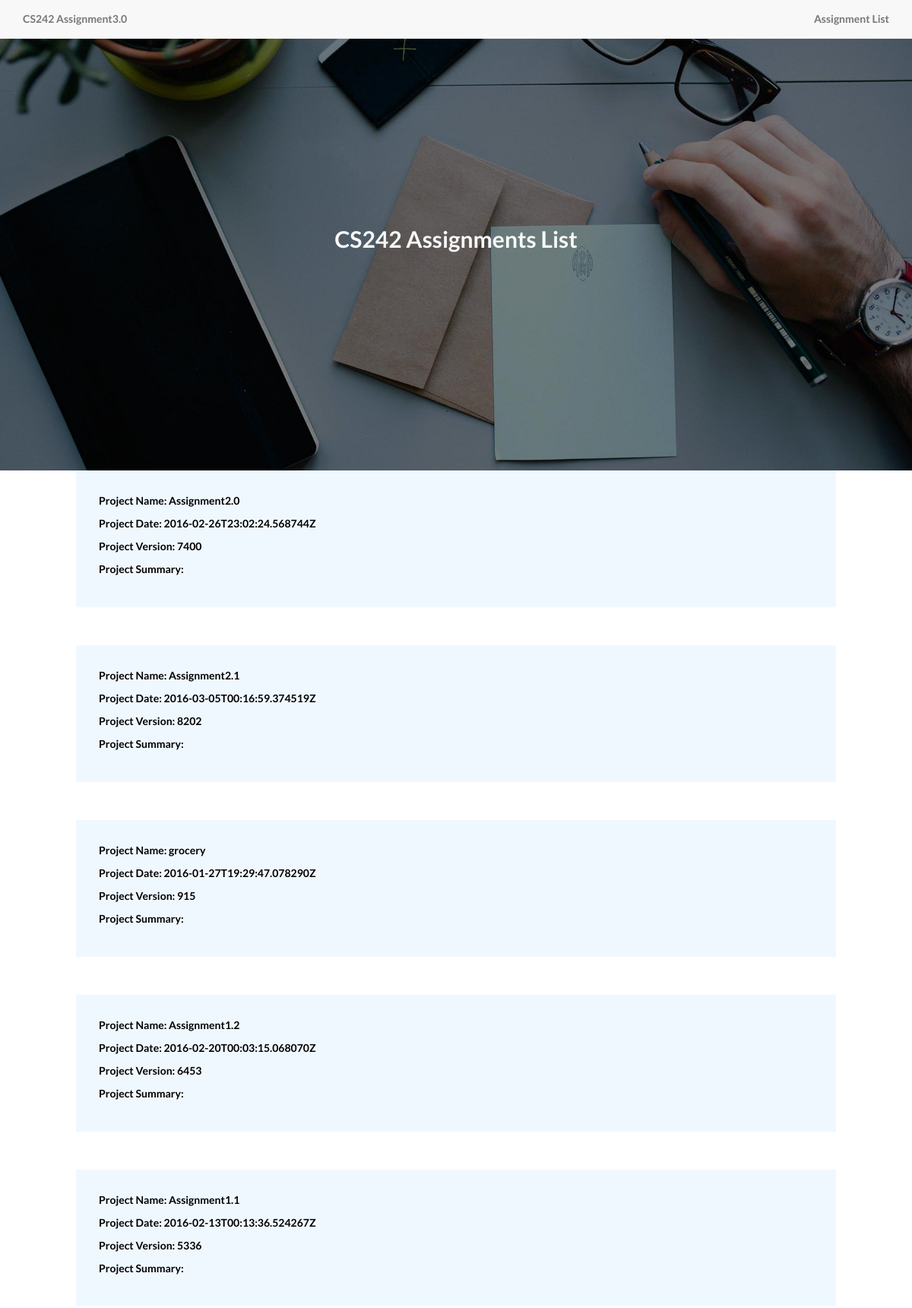
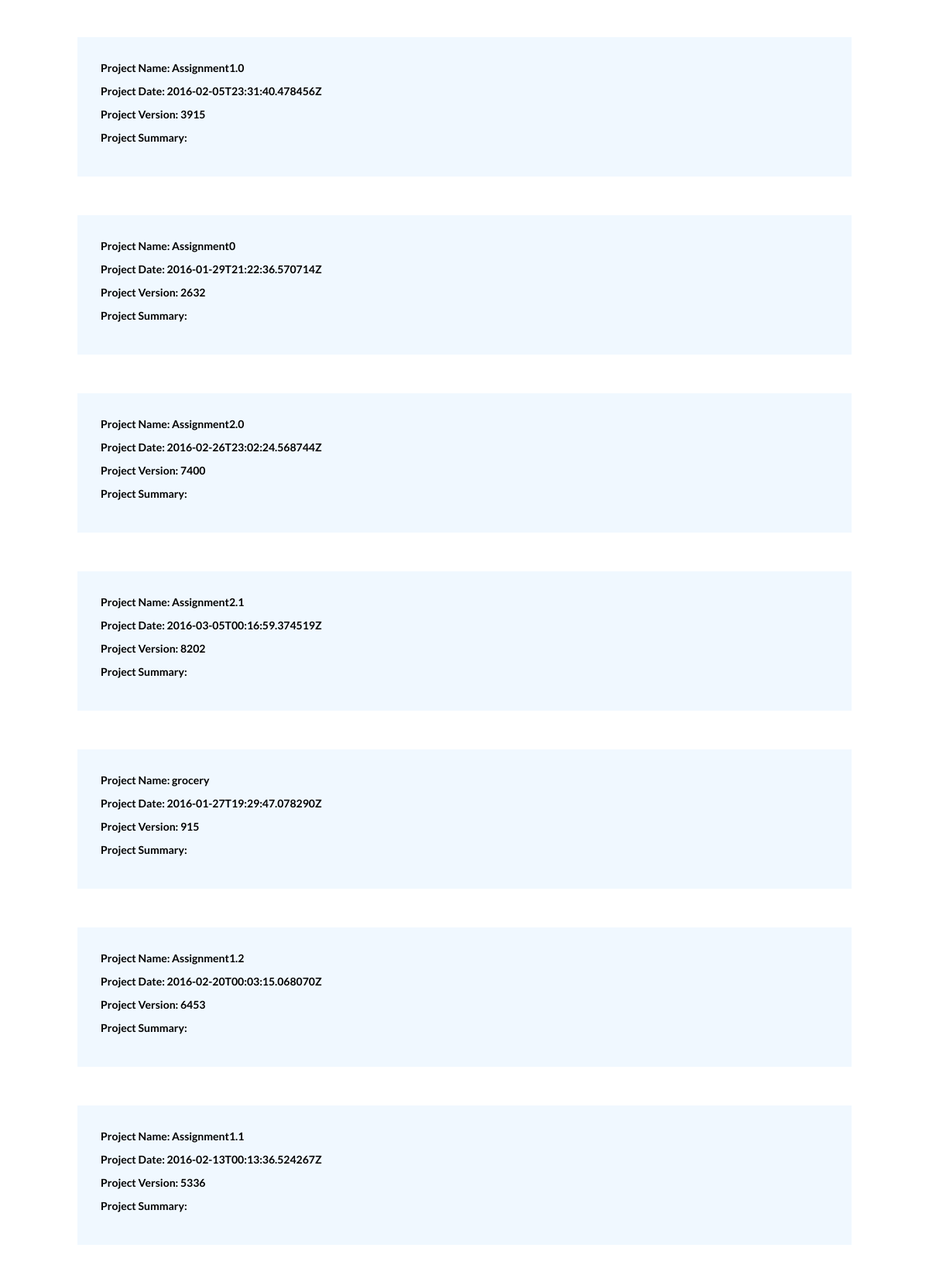
Screenshot of /assign3/content/ (upper part) with the database file from the repository (2 pictures, top to bottom).
### assign3/models.py (models this page shows)
class Project(models.Model):
	project_title = models.CharField(max_length=200)
	project_date = models.CharField(max_length=200)
	project_version = models.IntegerField(default=0)
	project_summary = models.CharField(max_length=200, blank=True, null=True)

### assign3/views.py (the view)
def content(request):
	projects = Project.objects.all()
	return render(request, 'assign3/index.html', {"projects": projects})

### assign3/templates/assign3/index.html (shortened to what this page needs)
<!DOCTYPE html>
<html>
<head>
    <link href="/assign3/static/css/catsee.css" rel="stylesheet">
    <link href="/assign3/static/css/bootstrap.min.css" rel="stylesheet">
    <link href="/assign3/static/css/landing-page.css" rel="stylesheet">
    <link href="/assign3/static/font-awesome/css/font-awesome.min.css" rel="stylesheet" type="text/css">
</head>
<body>
    <nav class="navbar navbar-default navbar-fixed-top topnav" role="navigation">
        <div class="container topnav">
            <div class="navbar-header">
                <a class="navbar-brand topnav" href="#">CS242 Assignment3.0</a>
            </div>
            <div class="collapse navbar-collapse" id="bs-example-navbar-collapse-1">
                <ul class="nav navbar-nav navbar-right">
                    <li>
                        <a href="#assign">Assignment List</a>
                    </li>
                </ul>
            </div>
        </div>
    </nav>
    <div class="intro-header">
        <div class="container">
            <div class="row">
                <div class="col-lg-12">
                    <div class="intro-message">
                        <h2> CS242 Assignments List </h2>
                    </div>
                </div>
            </div>
        </div>
    </div>
{% for project in projects %}
    <div class="project_container" id="{{ project.id }}">
        <p>Project Name: {{ project.project_title }}</p>
        <p>Project Date: {{ project.project_date }}</p>
        <p>Project Version: {{ project.project_version }}</p>
        <p>Project Summary: {{ project.project_summary }}</p>
    </div>
{% endfor %}
</body>
</html>

### assign3/static/css/catsee.css (style rules this page uses)
.project_container { margin-bottom: 50px; width: 1000px; margin-left:auto; margin-right: auto; background-color: AliceBlue; color:black; padding:30px; }

### assign3/static/css/landing-page.css (style rules this page uses)
body, html { width: 100%; height: 100%; }
body, h1, h2, h3, h4, h5, h6 { font-family: "Lato","Helvetica Neue",Helvetica,Arial,sans-serif; font-weight: 700; }
.topnav { font-size: 14px; }
.intro-header { padding-top: 50px; padding-bottom: 50px; text-align: center; color: #f8f8f8; background: url(../img/intro-bg.jpg) no-repeat center center; background-size: cover; }
.intro-message { position: relative; padding-top: 20%; padding-bottom: 20%; }

### rows the page displays
Project: project_title "Assignment2.0", project_date "2016-02-26T23:02:24.568744Z", project_version "7400"
Project: project_title "Assignment2.1", project_date "2016-03-05T00:16:59.374519Z", project_version "8202"
Project: project_title "grocery", project_date "2016-01-27T19:29:47.078290Z", project_version "915"
Project: project_title "Assignment1.2", project_date "2016-02-20T00:03:15.068070Z", project_version "6453"
Project: project_title "Assignment1.1", project_date "2016-02-13T00:13:36.524267Z", project_version "5336"
Project: project_title "Assignment1.0", project_date "2016-02-05T23:31:40.478456Z", project_version "3915"
Project: project_title "Assignment0", project_date "2016-01-29T21:22:36.570714Z", project_version "2632"
Project: project_title "Assignment2.0", project_date "2016-02-26T23:02:24.568744Z", project_version "7400"
Project: project_title "Assignment2.1", project_date "2016-03-05T00:16:59.374519Z", project_version "8202"
Project: project_title "grocery", project_date "2016-01-27T19:29:47.078290Z", project_version "915"
Project: project_title "Assignment1.2", project_date "2016-02-20T00:03:15.068070Z", project_version "6453"
Project: project_title "Assignment1.1", project_date "2016-02-13T00:13:36.524267Z", project_version "5336"
